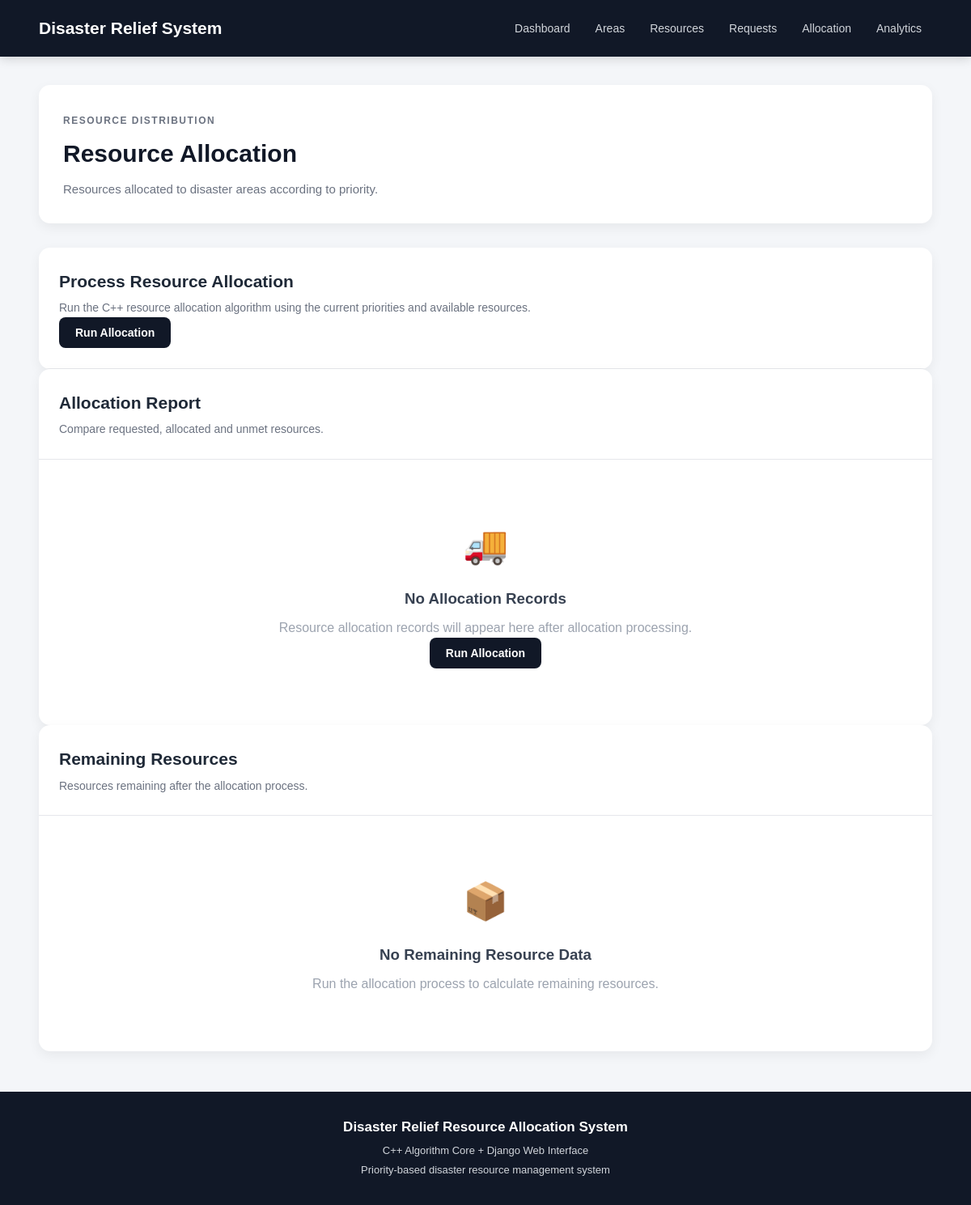
Before: /allocation/ with the older database file.
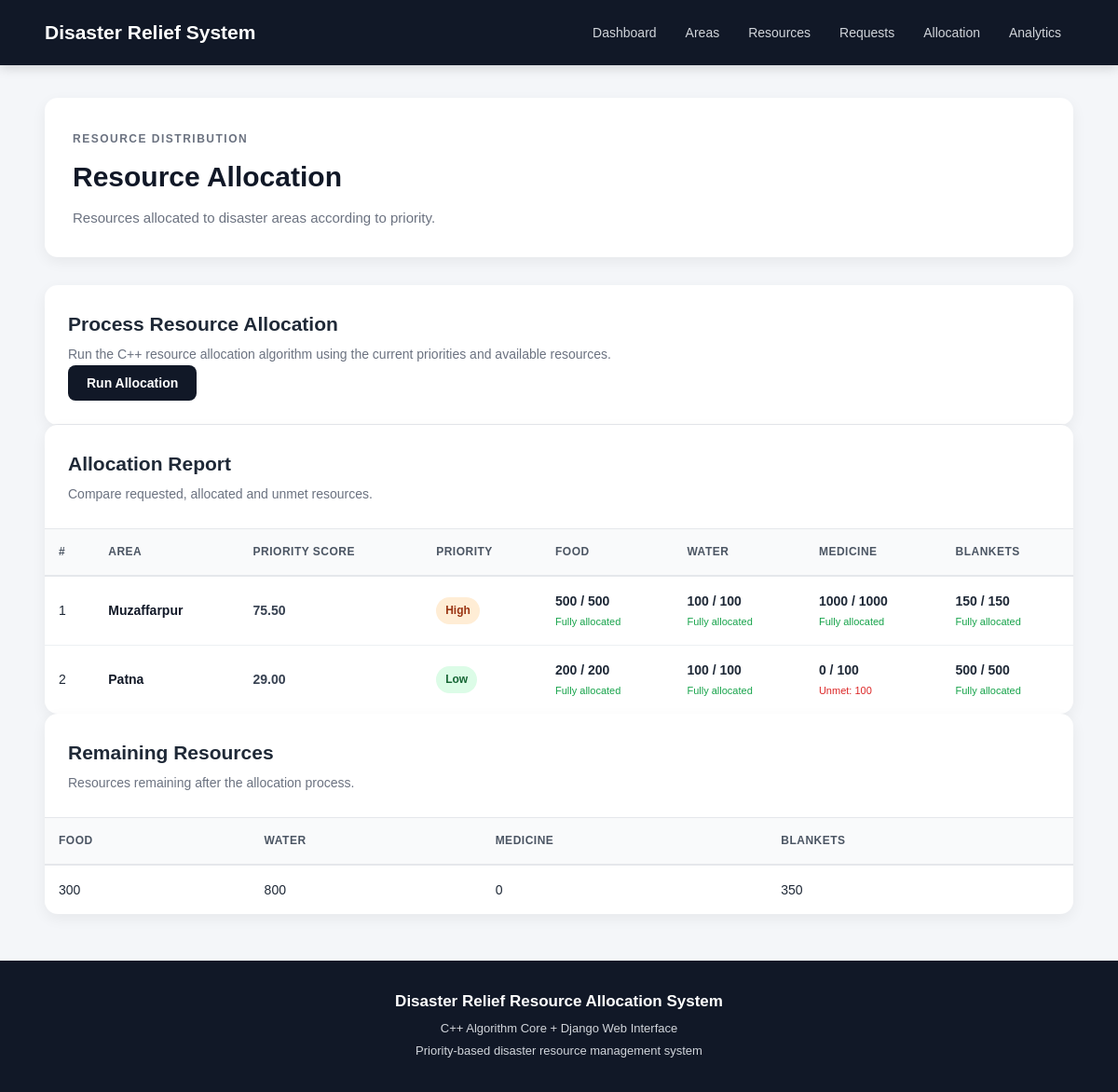
After: the same page with the newer database file.
### relief/models.py (models this page shows, shortened)
class AllocationRecord(models.Model):
    area = models.ForeignKey(
        DisasterArea,
        on_delete=models.CASCADE,
        related_name="allocation_records"
    )
    priorityScore = models.FloatField(default=0.0)
    priorityLevel = models.CharField(
        max_length=20,
        default="Not Calculated"
    )
    foodDemand = models.PositiveIntegerField(default=0)
    foodAllocated = models.PositiveIntegerField(default=0)
    foodUnmet = models.PositiveIntegerField(default=0)
    waterDemand = models.PositiveIntegerField(default=0)
    waterAllocated = models.PositiveIntegerField(default=0)
    waterUnmet = models.PositiveIntegerField(default=0)
    medicineDemand = models.PositiveIntegerField(default=0)
    medicineAllocated = models.PositiveIntegerField(default=0)
    medicineUnmet = models.PositiveIntegerField(default=0)
    blanketDemand = models.PositiveIntegerField(default=0)
    blanketAllocated = models.PositiveIntegerField(default=0)
    blanketUnmet = models.PositiveIntegerField(default=0)

class DisasterArea(models.Model):
    areaName = models.CharField(max_length=100)
    severity = models.FloatField(default=1)
    populationAffected = models.PositiveIntegerField(default=0)
    medicalNeed = models.FloatField(default=1)
    waitingTime = models.FloatField(default=0)
    resourceDemand = models.PositiveIntegerField(default=0)
    priorityScore = models.FloatField(default=0.0)
    priorityLevel = models.CharField(
        max_length=20,
        default="Not Calculated"
    )

class RemainingResources(models.Model):
    food = models.PositiveIntegerField(default=0)
    water = models.PositiveIntegerField(default=0)
    medicine = models.PositiveIntegerField(default=0)
    blankets = models.PositiveIntegerField(default=0)
    created_at = models.DateTimeField(auto_now_add=True)

### relief/views.py (the view)
def allocation(request):
    if request.method == "POST":
        allocate_resources_with_cpp()
        return redirect("allocation")
    allocation_records = (
        AllocationRecord.objects
        .select_related("area")
        .order_by("-priorityScore")
    )
    remaining_resources = (
        RemainingResources.objects
        .order_by("-created_at")
        .first()
    )
    return render(
        request,
        "relief/allocation.html",
        {
            "allocations": allocation_records,
            "remaining_resources": remaining_resources,
        }
    )

### relief/templates/relief/allocation.html (shortened to what this page needs)
{% extends "relief/base.html" %}
{% block content %}
<div class="page-header">
    <div>
        <span class="section-label">
            RESOURCE DISTRIBUTION
        </span>
        <h1>
            Resource Allocation
        </h1>
        <p>
            Resources allocated to disaster areas according
            to priority.
        </p>
    </div>
</div>
<div class="table-card">
    <div class="table-header">
        <div>
            <h2>
                Process Resource Allocation
            </h2>
            <p>
                Run the C++ resource allocation algorithm using
                the current priorities and available resources.
            </p>
        </div>
        <div>
            <form method="POST">
                <button
                    type="submit"
                    class="btn btn-primary"
                >
                    Run Allocation
                </button>
            </form>
        </div>
    </div>
</div>
<div class="table-card">
    <div class="table-header">
        <div>
            <h2>
                Allocation Report
            </h2>
            <p>
                Compare requested, allocated and unmet resources.
            </p>
        </div>
    </div>
    {% if allocations %}
    <div class="table-wrapper">
        <table class="data-table">
            <thead>
                <tr>
                    <th>
                        #
                    </th>
                    <th>
                        Area
                    </th>
                    <th>
                        Priority Score
                    </th>
                    <th>
                        Priority
                    </th>
                    <th>
                        Food
                    </th>
                    <th>
                        Water
                    </th>
                    <th>
                        Medicine
                    </th>
                    <th>
                        Blankets
                    </th>
                </tr>
            </thead>
            <tbody>
                {% for allocation in allocations %}
                <tr>
                    <td>
                        {{ forloop.counter }}
                    </td>
                    <td class="bold-text">
                        {{ allocation.area.areaName }}
                    </td>
                    <td class="score">
                        {{ allocation.priorityScore|floatformat:2 }}
                    </td>
                    <td>
                        {% if allocation.priorityLevel == "Critical" %}
                        <span class="badge badge-critical">
                            Critical
                        </span>
                        {% elif allocation.priorityLevel == "High" %}
                        <span class="badge badge-high">
                            High
                        </span>
                        {% elif allocation.priorityLevel == "Medium" %}
                        <span class="badge badge-medium">
                            Medium
                        </span>
                        {% elif allocation.priorityLevel == "Low" %}
                        <span class="badge badge-low">
                            Low
                        </span>
                        {% else %}
                        <span class="badge badge-default">
                            {{ allocation.priorityLevel }}
                        </span>
                        {% endif %}
                    </td>
                    <td>
                        <div class="allocation-cell">
                            <span>
                                {{ allocation.foodAllocated }}
                                /
                                {{ allocation.foodDemand }}
                            </span>
                            {% if allocation.foodUnmet > 0 %}
                            <small class="unmet">
                                Unmet: {{ allocation.foodUnmet }}
                            </small>
                            {% else %}
                            <small class="fulfilled">
                                Fully allocated
                            </small>
                            {% endif %}
                        </div>
                    </td>
                    <td>
                        <div class="allocation-cell">
                            <span>
                                {{ allocation.waterAllocated }}
                                /
                                {{ allocation.waterDemand }}
                            </span>
                            {% if allocation.waterUnmet > 0 %}
                            <small class="unmet">
                                Unmet: {{ allocation.waterUnmet }}
                            </small>
                            {% else %}
                            <small class="fulfilled">
                                Fully allocated
                            </small>
                            {% endif %}
                        </div>
                    </td>
                    <td>
                        <div class="allocation-cell">
                            <span>
                                {{ allocation.medicineAllocated }}
                                /
                                {{ allocation.medicineDemand }}
                            </span>
                            {% if allocation.medicineUnmet > 0 %}
                            <small class="unmet">
                                Unmet: {{ allocation.medicineUnmet }}
                            </small>
                            {% else %}
                            <small class="fulfilled">
                                Fully allocated
                            </small>
                            {% endif %}
                        </div>
                    </td>
                    <td>
                        <div class="allocation-cell">
                            <span>
                                {{ allocation.blanketAllocated }}
                                /
                                {{ allocation.blanketDemand }}
                            </span>
                            {% if allocation.blanketUnmet > 0 %}
                            <small class="unmet">
                                Unmet: {{ allocation.blanketUnmet }}
                            </small>
                            {% else %}
                            <small class="fulfilled">
                                Fully allocated
                            </small>
                            {% endif %}
                        </div>
                    </td>
                </tr>
                {% endfor %}
            </tbody>
        </table>
    </div>
    {% else %}
    <div class="empty-state">
        <div class="empty-icon">
            🚚
        </div>
        <h3>
            No Allocation Records
        </h3>
        <p>
            Resource allocation records will appear here
            after allocation processing.
        </p>
        <form method="POST">
            <button
                type="submit"
                class="btn btn-primary"
            >
                Run Allocation
            </button>
        </form>
    </div>
    {% endif %}
</div>
<div class="table-card">
    <div class="table-header">
        <div>
            <h2>
                Remaining Resources
            </h2>
            <p>
                Resources remaining after the allocation process.
            </p>
        </div>
    </div>
    {% if remaining_resources %}
    <div class="table-wrapper">
        <table class="data-table">
            <thead>
                <tr>
                    <th>
                        Food
                    </th>
                    <th>
                        Water
                    </th>
                    <th>
                        Medicine
                    </th>
                    <th>
                        Blankets
                    </th>
                </tr>
            </thead>
            <tbody>
                <tr>
                    <td>
                        {{ remaining_resources.food }}
                    </td>
                    <td>
                        {{ remaining_resources.water }}
                    </td>
                    <td>
                        {{ remaining_resources.medicine }}
                    </td>
                    <td>
                        {{ remaining_resources.blankets }}
                    </td>
                </tr>
            </tbody>
        </table>
    </div>
    {% else %}
    <div class="empty-state">
        <div class="empty-icon">
            📦
        </div>
        <h3>
            No Remaining Resource Data
        </h3>
        <p>
            Run the allocation process to calculate
            remaining resources.
        </p>
    </div>
    {% endif %}
</div>
{% endblock %}

### relief/templates/relief/base.html (shortened to what this page needs)
{% load static %}
<!DOCTYPE html>
<html lang="en">
<head>
    <link rel="stylesheet"
          href="{% static 'css/style.css' %}">
</head>
<body>
    <nav class="navbar">
        <div class="navbar-container">
            <a href="/" class="brand">
                Disaster Relief System
            </a>
            <div class="nav-links">
                <a href="/" class="nav-link">
                    Dashboard
                </a>
                <a href="/areas/" class="nav-link">
                    Areas
                </a>
                <a href="/resources/" class="nav-link">
                    Resources
                </a>
                <a href="/requests/" class="nav-link">
                    Requests
                </a>
                <a href="/allocation/" class="nav-link">
                    Allocation
                </a>
                <a href="/analytics/" class="nav-link">
                    Analytics
                </a>
            </div>
        </div>
    </nav>
    <main class="main-container">
        {% block content %}
        {% endblock %}
    </main>
    <footer class="footer">
        <div class="footer-content">
            <h3>
                Disaster Relief Resource Allocation System
            </h3>
            <p>
                C++ Algorithm Core + Django Web Interface
            </p>
            <p>
                Priority-based disaster resource management system
            </p>
        </div>
    </footer>
</body>
</html>

### static/css/style.css (style rules this page uses)
* { margin: 0; padding: 0; box-sizing: border-box; }
html { scroll-behavior: smooth; }
body { font-family: Arial, Helvetica, sans-serif; background: #f4f6f9; color: #1f2937; line-height: 1.6; }
.navbar { background: #111827; color: white; width: 100%; box-shadow: 0 3px 12px rgba(0, 0, 0, 0.15); }
.navbar-container { max-width: 1400px; width: 92%; margin: auto; min-height: 70px; display: flex; align-items: center; justify-content: space-between; gap: 20px; }
.brand { color: white; text-decoration: none; font-size: 21px; font-weight: bold; white-space: nowrap; }
.nav-links { display: flex; align-items: center; flex-wrap: wrap; gap: 5px; }
.nav-link { color: #d1d5db; text-decoration: none; padding: 9px 13px; border-radius: 7px; font-size: 14px; transition: 0.2s; }
.main-container { max-width: 1400px; width: 92%; margin: auto; padding: 35px 0 50px; min-height: calc(100vh - 180px); }
.page-header { background: white; padding: 30px; border-radius: 14px; margin-bottom: 30px; box-shadow: 0 5px 15px rgba(0, 0, 0, 0.06); }
.page-header h1 { font-size: 30px; color: #111827; margin: 5px 0 8px; }
.page-header p { color: #6b7280; font-size: 15px; }
.section-label { color: #6b7280; font-size: 12px; font-weight: bold; letter-spacing: 1.5px; text-transform: uppercase; }
.table-card { background: white; border-radius: 14px; overflow: hidden; box-shadow: 0 5px 15px rgba(0, 0, 0, 0.06); }
.table-header { padding: 25px; border-bottom: 1px solid #e5e7eb; }
.table-header h2 { font-size: 21px; margin-bottom: 5px; }
.table-header p { color: #6b7280; font-size: 14px; }
.table-wrapper { width: 100%; overflow-x: auto; }
.data-table { width: 100%; border-collapse: collapse; min-width: 900px; }
.data-table th { background: #f9fafb; color: #4b5563; font-size: 12px; text-transform: uppercase; letter-spacing: 0.5px; text-align: left; padding: 15px; border-bottom: 2px solid #e5e7eb; }
.data-table td { padding: 15px; border-bottom: 1px solid #edf0f3; font-size: 14px; vertical-align: middle; }
.data-table tbody tr { transition: background 0.15s; }
.data-table tbody tr:last-child td { border-bottom: none; }
.bold-text { font-weight: bold; color: #111827; }
.score { font-weight: bold; color: #374151; }
.badge { display: inline-block; padding: 5px 10px; border-radius: 20px; font-size: 12px; font-weight: bold; }
.badge-high { color: #9a3412; background: #ffedd5; }
.badge-low { color: #166534; background: #dcfce7; }
.allocation-cell { display: flex; flex-direction: column; gap: 3px; }
.allocation-cell span { font-weight: bold; }
.allocation-cell small { font-size: 11px; }
.unmet { color: #dc2626; }
.fulfilled { color: #16a34a; }
.footer { background: #111827; color: #d1d5db; text-align: center; padding: 30px 20px; }
.footer-content h3 { color: white; font-size: 17px; margin-bottom: 6px; }
.footer-content p { font-size: 13px; margin-bottom: 3px; }
.btn { display: inline-block; padding: 11px 20px; border-radius: 8px; text-decoration: none; font-size: 14px; font-weight: bold; border: none; cursor: pointer; transition: 0.2s; }
.btn-primary { background: #111827; color: white; }

Changed rows visible on the page:
added AllocationRecord: area.areaName "Muzaffarpur", priorityScore "75.50", priorityLevel "High", foodAllocated "500", foodDemand "500", foodUnmet "Fully allocated", waterAllocated "100", waterDemand "100", waterUnmet "Fully allocated", medicineAllocated "1000", medicineDemand "1000", medicineUnmet "Fully allocated", blanketAllocated "150", blanketDemand "150", blanketUnmet "Fully allocated"
added AllocationRecord: area.areaName "Patna", priorityScore "29.00", priorityLevel "Low", foodAllocated "200", foodDemand "200", foodUnmet "Fully allocated", waterAllocated "100", waterDemand "100", waterUnmet "Fully allocated", medicineAllocated "0", medicineDemand "100", medicineUnmet "100", blanketAllocated "500", blanketDemand "500", blanketUnmet "Fully allocated"
added RemainingResources: food "300", water "800", medicine "0", blankets "350"
Other visible differences:
text no longer shown: "🚚 No Allocation Records Resource allocation records will appear here after allocation processing. Run Allocation 📦 No Remaining Resource Data Run the allocation process to calculate remaining resources."
text now shown: "# AREA PRIORITY SCORE PRIORITY FOOD WATER MEDICINE BLANKETS FOOD WATER MEDICINE BLANKETS"
